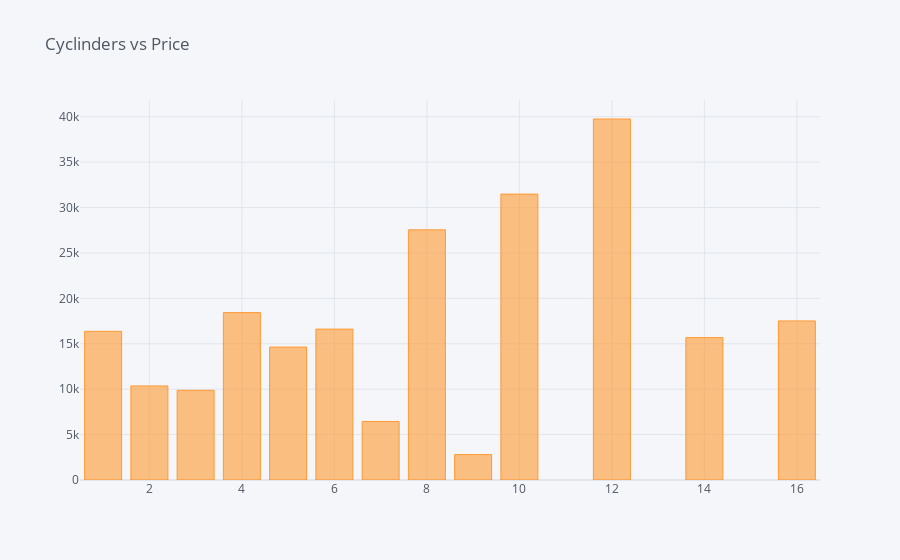

The cell this chart's notebook holds for it:
### Code cell
cylinders = df.groupby(df['Cylinders'])['Price'].mean() 
df_cylinders = pd.DataFrame({'labels': cylinders.index, 'values': cylinders.values}) 
df_cylinders.iplot(kind='bar', title='Cyclinders vs Price', x='labels', y='values')

### Figure 1 — Plotly figure (JSON) as saved in the notebook; plotly's stock layout.template omitted (floating-point values rounded to 4 significant figures)
{"data": [{"marker": {"color": "rgba(255, 153, 51, 0.6)", "line": {"color": "rgba(255, 153, 51, 1.0)", "width": 1}}, "name": "values", "orientation": "v", "text": "", "type": "bar", "x": [1, 2, 3, 4, 5, 6, 7, 8, 9, 10, 12, 14, 16], "y": [16380.0, 10360.0, 9879.0, 18440.0, 14640.0, 16620.0, 6446.0, 27550.0, 2800, 31490.0, 39760.0, 15681, 17520.0]}], "layout": {"legend": {"bgcolor": "#F5F6F9", "font": {"color": "#4D5663"}}, "paper_bgcolor": "#F5F6F9", "plot_bgcolor": "#F5F6F9", "title": {"font": {"color": "#4D5663"}, "text": "Cyclinders vs Price"}, "xaxis": {"gridcolor": "#E1E5ED", "showgrid": true, "tickfont": {"color": "#4D5663"}, "title": {"font": {"color": "#4D5663"}, "text": ""}, "zerolinecolor": "#E1E5ED"}, "yaxis": {"gridcolor": "#E1E5ED", "showgrid": true, "tickfont": {"color": "#4D5663"}, "title": {"font": {"color": "#4D5663"}, "text": ""}, "zerolinecolor": "#E1E5ED"}}}
